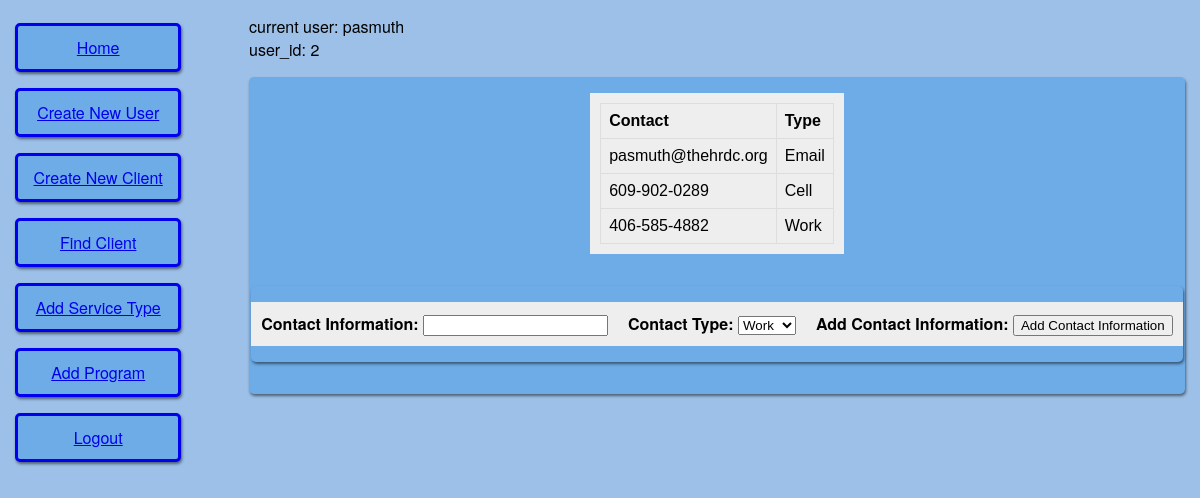
Page /client_1_contact (signed in) on the committed database.
### app/models.py (models this page shows, shortened)
class User(UserMixin, db.Model):
	id = db.Column(db.Integer, primary_key = True)
	username = db.Column(db.String(64), index = True, unique = True)
	email = db.Column(db.String(120), index = True, unique = True)
	password_hash = db.Column(db.String(128))

class ClientContact(db.Model):
	id = db.Column(db.Integer, primary_key = True)
	client_id = db.Column(db.Integer, db.ForeignKey('client.id'))
	contact = db.Column(db.String(50))
	contact_type = db.Column(db.Integer, db.ForeignKey('contact_type.id'))
	ContactType = db.relationship('ContactType', uselist = False)
	created_date = db.Column(db.DateTime, index = True, default = datetime.utcnow)
	created_by = db.Column(db.Integer, db.ForeignKey('user.id'))
	user = db.relationship('User', uselist = False)

class ContactType(db.Model):
	id = db.Column(db.Integer, primary_key = True)
	contact_type = db.Column(db.String(10))

### app/routes.py (the view, shortened to what this page needs)
@app.route('/client_<clientid>_contact', methods = ['GET', 'POST'])
@login_required
def create_contact(clientid):
	form = CreateClientContact()
	contact_info = ClientContact.query.filter(ClientContact.client_id == clientid).all()
	return render_template('create_contact.html', title = 'Create Contact', form = form, contact_info = contact_info)

### app/forms.py (shortened to what this page needs)
class CreateClientContact(FlaskForm):
	form_title = 'Add Contact Information'
	contact_info = StringField('Contact Information', validators = [DataRequired()])
	contact_choices = [(c.id, c.contact_type) for c in ContactType.query.all()]
	contact_type = SelectField('Contact Type', coerce = int, choices = contact_choices, validators = [DataRequired()])
	submit = SubmitField('Add Contact Information')

### app/models.py (called while the page is built)
@login.user_loader
def load_user(id):
	return User.query.get(int(id))

### app/templates/create_contact.html (shortened to what this page needs)
{% extends "base.html" %}
{% block content %}
	<div class="formFields">
		<div class="formElement">
			<table class="contactInfo">
				<tr>
					<th>Contact</th>
					<th>Type</th>
				</tr>
		{% for c in contact_info %}
				<tr>
					<td>{{ c.contact }}</td>
					<td>{{ c.ContactType.contact_type }}</td>
				</tr>
		{% endfor%}
			</table>
	</div>
    <form action="" method="post">
        <div class="formFields">
        {% for field in form %}
            {% if field.type != 'CSRFTokenField' %}
            <div class="formElement">
                <strong>{{ field.label() }}:</strong>
                {{ field() }} <br>
            </div>
            {% endif %}
        {% endfor %}
        </div>
    </form>
{% endblock %}

### app/templates/base.html (shortened to what this page needs)
<html>
    <head>
      <link rel="stylesheet" href="{{ url_for('static', filename = 'styles/main.css') }}">
    </head>
    <body>
        <div class="row">
          <div class="leftColumn">
            {% if current_user.is_anonymous %}
            <a class="header_button" href="{{ url_for('login') }}">Login</a>
            {% else %}
            <a class="header_button" href="{{ url_for('index') }}">Home</a>
            <a class="header_button" href="{{ url_for('render_form', form = 'RegistrationForm') }}">Create New User</a>
            <a class="header_button" href="{{ url_for('create_client') }}">Create New Client</a>
            <a class="header_button" href="{{ url_for('view_clients') }}">Find Client</a>
            <a class="header_button" href="{{ url_for('add_record', record_type = 'ServiceType') }}">Add Service Type</a>
            <a class="header_button" href="{{ url_for('add_record', record_type = 'Program') }}">Add Program</a>
            <a class="header_button" href="{{ url_for('logout') }}">Logout</a>
            {% endif %}
          </div>
          <div class="rightColumn">
            current user: {{ current_user.username }} <br>
            user_id: {{ current_user.id }} <br>
            {% block content %}{% endblock %}
          </div>
        </div>
    </body>
</html>

### app/static/styles/main.css (style rules this page uses)
body { margin: 0; padding: 0; font-family: "Helvetica Neue", Helvetica, Arial, sans-serif; color: #000000; padding: 15px; background: #9cc0e7; }
table { font-family: arial, sans-serif; border-collapse: collapse; }
td { border: 1px solid #dddddd; text-align: left; padding: 8px; }
th { border: 1px solid #dddddd; background-color: #EEEEEE; text-align: left; padding: 8px; }
.row:after { content: ""; display: table; clear: both; }
.formElement { padding: 10px 10px; background: #EEEEEE; margin: 1em 0; display: inline-block; }
.formFields { float: left; display: flex; flex-wrap: wrap; align-content: space-around; justify-content: space-evenly; background: #6EACE7; margin: 1em 0; box-shadow: 1px 2px 3px rgba(0,0,0,.5); border-radius: 5px; }
.leftColumn { float: left; width: 15%; display: flex; flex-wrap: wrap; align-content: space-around }
.rightColumn { float: right; width: 80%; }
.header_button { border: solid; padding: 10px 10px; text-align: center; background-color: #6EACE7; width: 80%; float: left; margin: .5em 0; box-shadow: 1px 2px 3px rgba(0,0,0,.5); border-radius: 5px; }

### rows in the picture
User: username "pasmuth", id "2"
ClientContact: contact "pasmuth@thehrdc.org", ContactType.contact_type "Email"
ClientContact: contact "609-902-0289", ContactType.contact_type "Cell"
ClientContact: contact "406-585-4882", ContactType.contact_type "Work"

### other values in the picture
{{ field.label() }} "Contact Information" "Contact Type" "Add Contact Information"
